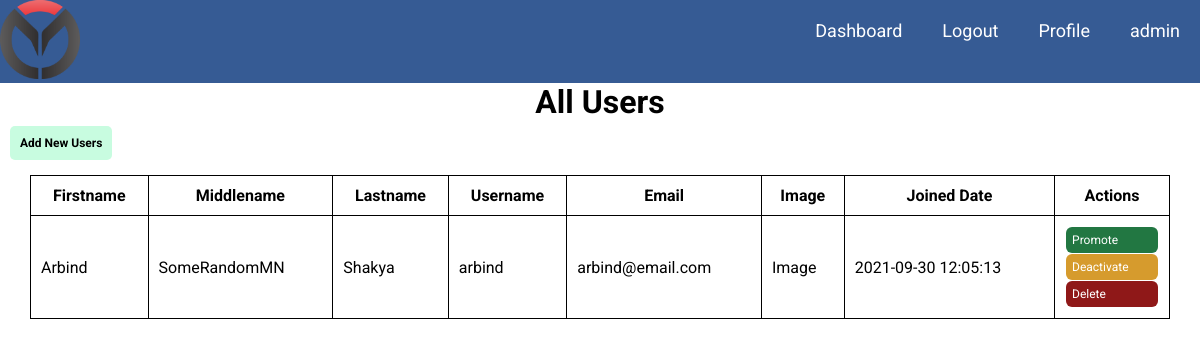
Page /admin/members.users.php (signed in) on the committed database.
### tables this page shows
CREATE TABLE `users` (
  `id` int(11) NOT NULL,
  `firstname` varchar(50) NOT NULL,
  `middlename` varchar(50) DEFAULT NULL,
  `lastname` varchar(50) NOT NULL,
  `username` varchar(100) NOT NULL,
  `email` varchar(100) NOT NULL,
  `user_password` varchar(100) NOT NULL,
  `profile_image` varchar(255) DEFAULT NULL,
  `is_superuser` tinyint(1) DEFAULT 0,
  `is_active` tinyint(1) DEFAULT 1,
  `joined_date` timestamp NOT NULL DEFAULT current_timestamp()
);

### admin/data.php (called while the page is built, shortened)
<?php
function allUsers($conn){
    $is_superuser = 0;
    $is_active = 1;
    $sql = 'select * from users where is_superuser=? and is_active=?';
    $stmt=$conn->prepare($sql);
    $stmt->bind_param("ii", $is_superuser, $is_active);
    $stmt->execute();
    $result=$stmt->get_result();
    return $result;
}

### admin/members.users.php (the view, shortened to what this page needs)
<?php
include "header.php";
include "../database/dbconnection.php";
require "data.php";
$all_users= allUsers($conn);
?>
<div class="main-content">
    <h1 style="text-align:center">All Users</h1>
    <a href="../signup.php" class="btn-table-top"><b>Add New Users</b></a>
    <div class="data">
        <table>
            <thead>
                <tr>
                    <th>Firstname</th>
                    <th>Middlename</th>
                    <th>Lastname</th>
                    <th>Username</th>
                    <th>Email</th>
                    <th>Image</th>
                    <th>Joined Date</th>
                    <th>Actions</th>
                </tr>
            </thead>
            <tbody>
                <?php
                    while($row=$all_users->fetch_assoc()){
                        ?>
                        <tr>
                            <td><?php echo $row["firstname"] ?></td>
                            <td><?php echo $row["middlename"] ?></td>
                            <td><?php echo $row["lastname"] ?></td>
                            <td><?php echo $row["username"] ?></td>
                            <td><?php echo $row["email"] ?></td>
                            <td>Image</td>
                            <td><?php echo $row["joined_date"] ?></td>
                            <td>
                                <a href="promote.php?userid=<?php echo $row["id"] ?>" class="edit" onClick="javascript:return confirm('Promoting the user. Confirm?')">Promote</a>
                                <a href="deactivate.php?userid=<?php echo $row["id"] ?>" class="deactivate" onClick="javascript:return confirm('Deactivating the user. Confirm?')">Deactivate</a>
                                <a href="delete.php?userid=<?php echo $row["id"] ?>" class="delete" onClick="javascript:return confirm('Deleting the user. Confirm?')">Delete</a>
                            </td>
                        </tr>
                        <?php
                    }
                ?>
            </tbody>
        </table>
    </div>
</div>

### assets/css/style.css (style rules this page uses)
* { box-sizing: border-box; padding: 0; margin: 0; font-family: "Roboto", "sans-serif"; }
.btn-table-top { text-decoration: none; background-color: #c8fce0; padding: 10px; border-radius: 5px; color: #000; margin: 5px 10px; display: inline-block; font-size: 12px; }
table, th, td { border: 1px solid; border-collapse: collapse; }
table { width: 95%; margin: 10px auto; }
th,td { padding: 10px; }
.edit, .delete, .deactivate { text-decoration: none; display:block; padding: 6px; border-radius: 6px; color: #fff; font-size:12px; margin: 1px; }
.edit { background-color:rgb(34, 119, 66); }
.delete { background-color:#8f1818; }
.deactivate { background-color:rgb(214, 155, 45); }

### rows in the picture
users: firstname "Arbind", middlename "SomeRandomMN", lastname "Shakya", username "arbind", email "arbind@email.com", joined_date "2021-09-30 12:05:13"

### other values in the picture
$_SESSION['username'] "admin"
